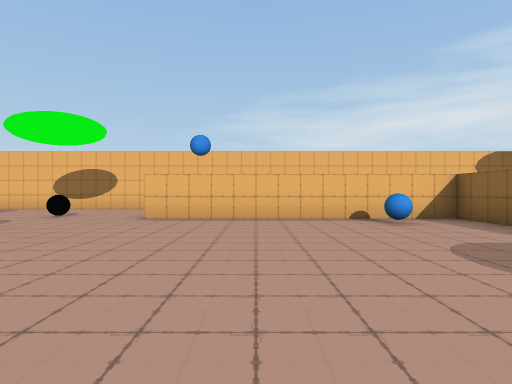
[1] (above)

23 first-person views from a walk through a 3-D level made in the Unity game engine. The camera is 1.2 m above the floor, looks level and sees 75° across. The floor is counted in squares, 2 m on a side. Each view is taken from the middle of a square. On the plan, view 1 faces up. The plan holds only what a view shows up to about 10 squares ahead; the rest is blank. The place goes on beyond the plan. The player character is not drawn.

[2]
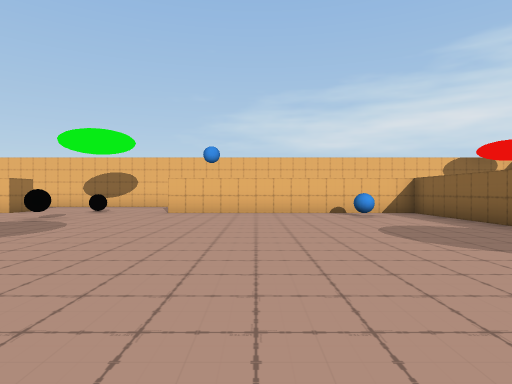

[3]
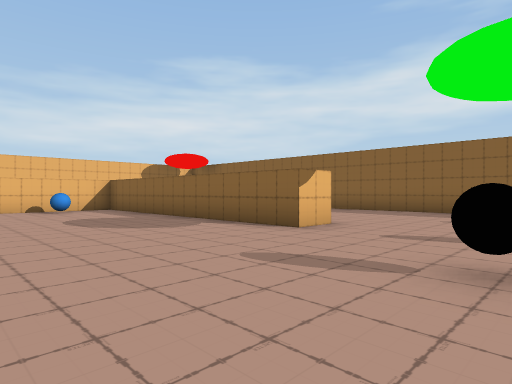

[4]
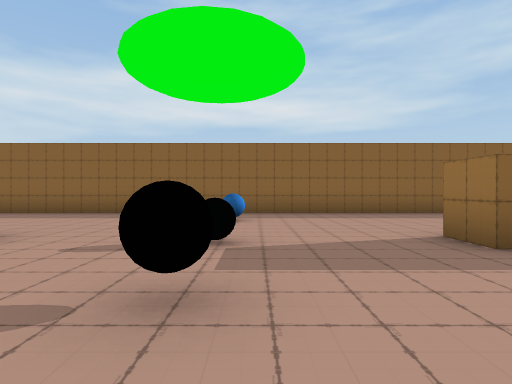

[5]
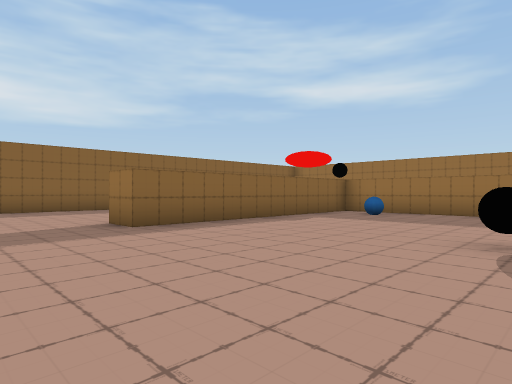

[6]
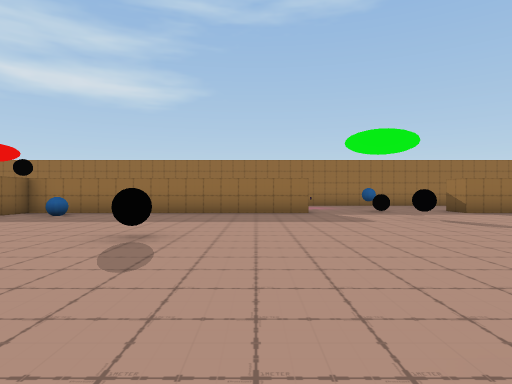

[7]
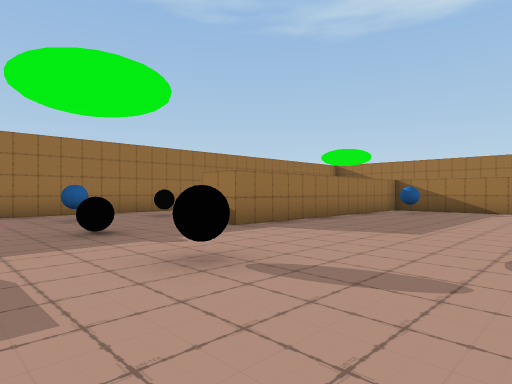

[8]
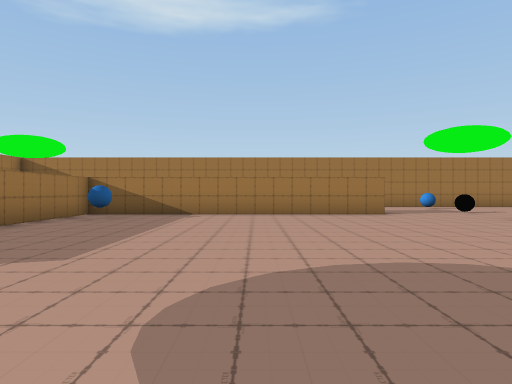

[9]
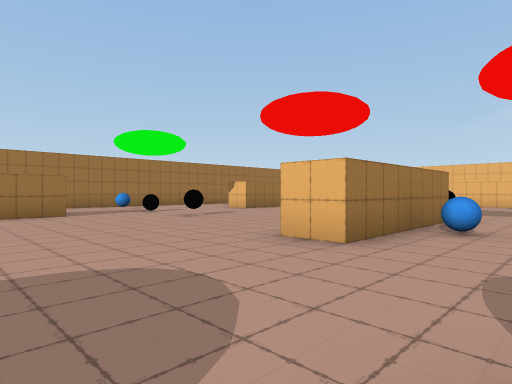

[10]
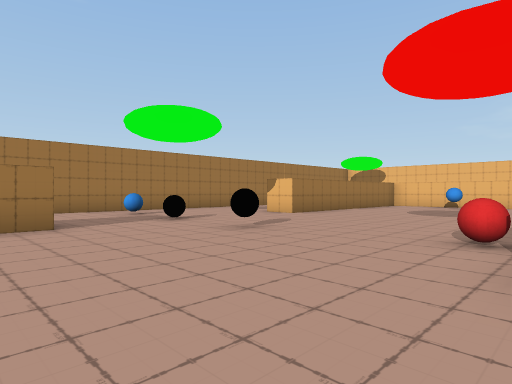

[11]
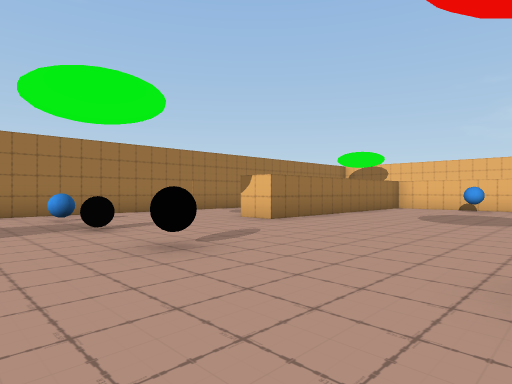

[12]
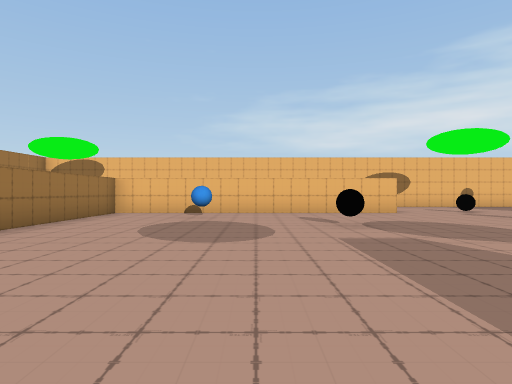

[13]
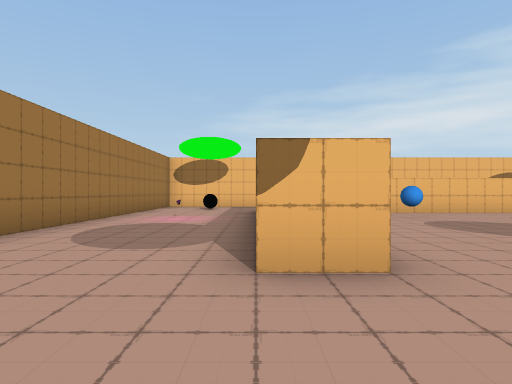

[14]
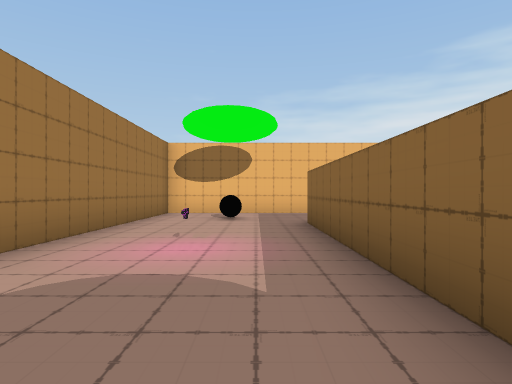

[15]
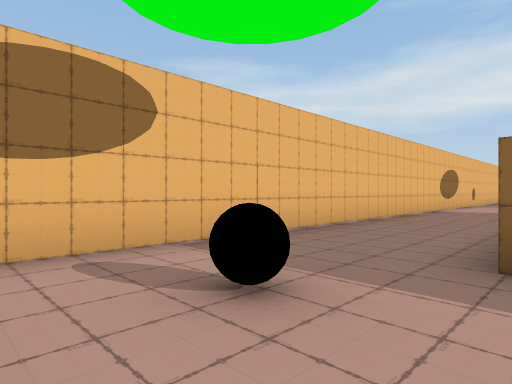

[16]
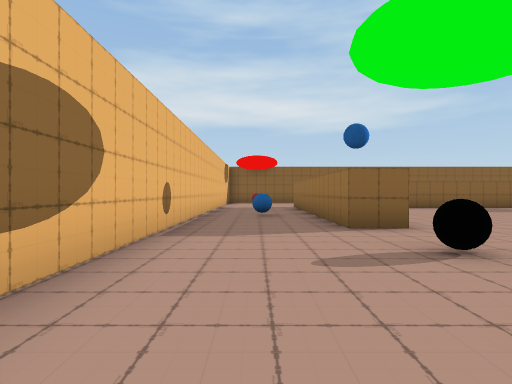

[17]
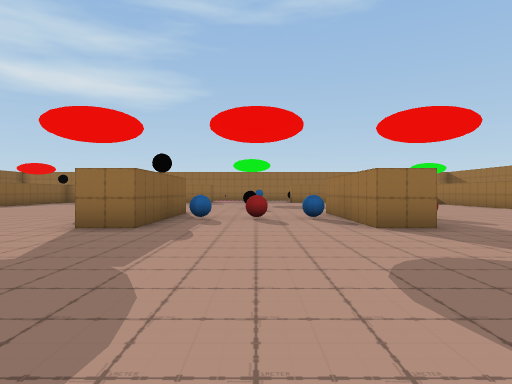

[18]
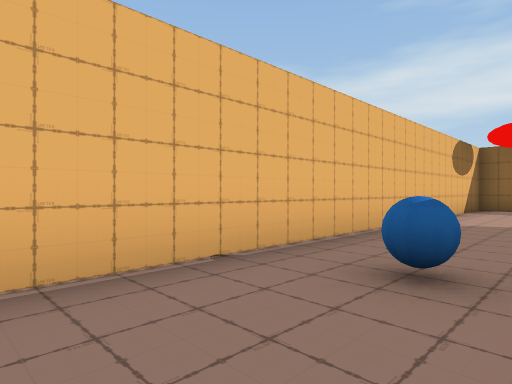

[19]
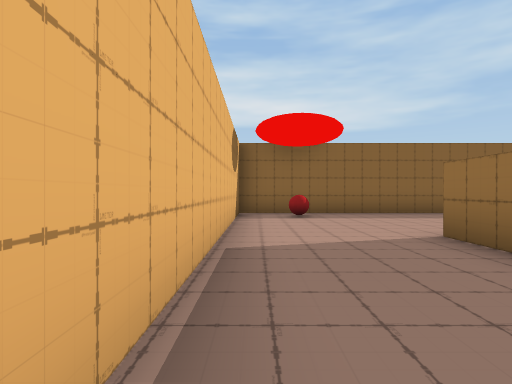

[20]
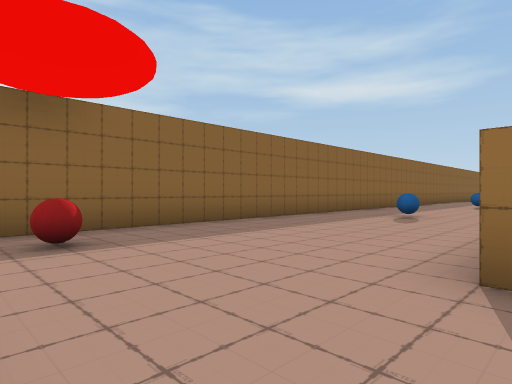

[21]
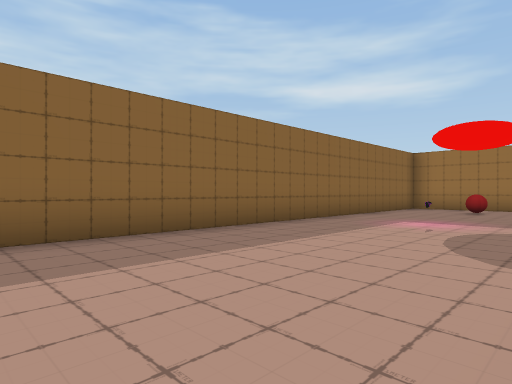

[22]
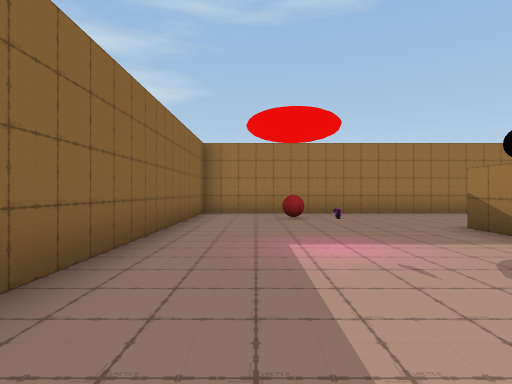

[23]
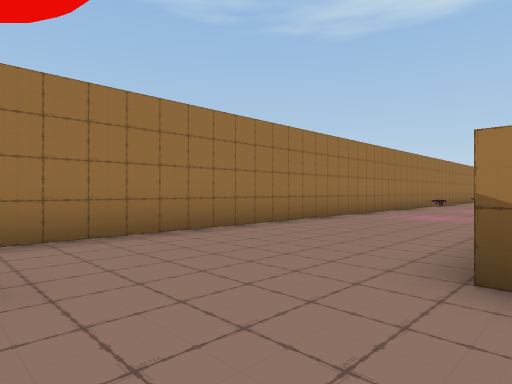

### Floor plan
Points are (right, up) in squares from view 1. A wall is a line through its corners. A room is listed if a view was taken in it or the views show most of it. See-through windows are left out.
Room 1 (views 1, 2, 3, 4, 5, 6, 7, 8, 9, 10, 11, 12, 13, 14, 15, 16, 17, 18, 19, 20, 21, 22, 23)
walls: (-4, -4.5) (-4, -0.5) (-3, -0.5); (-9, -0.5) (-8, -0.5) (-8, -4.5) (-9, -4.5); (-3.5, -13.5) (4.5, -13.5) (4.5, -6.5) (5.5, -6.5); (-15, -5.5) (-15, -13.5) (-8, -13.5) (-8, -14.6); (5.6, -0.5) (4.5, -0.5) (4.5, 7.5) (-2.5, 7.5) (-2.5, 8.5) (2, 8.5); (-7, 8) (-7, 7.5) (-15, 7.5) (-15, 0.5) (-16, 0.5); (-16, 3.2) (-16, 8.5); (5.5, -13.5) (5.5, -14.6); (-1.6, -18.5) (10.5, -18.5) (10.5, 11.5) (-6.1, 11.5); (-8.6, -18.5) (-5.3, -18.5); (-19.5, -0.3) (-19.5, -4.5); (4.2, 8.5) (5.5, 8.5); (-8.3, 11.5) (-19.5, 11.5) (-19.5, 2.5)
objects: other object (-18, -3); other object (-18, 6); other object (-18, 9); other object (-16, -3); other object (-13, -12); other object (-13, -3); other object (-12, 6); other object (-10, -3); other object (-9, 4); other object (-8, -17); other object (-7, -3); other object (-6, -16); other object (-6, -14); other object (-6, -11); other object (-6, -3); other object (-5, -3); other object (-5, 5); other object (-5, 8); other object (-2, -3); other object (0, -16); other object (0, -8); other object (1, 10); other object (3, -13); other object (3, -4); other object (3, 6); other object (5, -4); other object (8, -17); other object (8, -13); other object (8, -4); other object (8, 3); other object (9, 10)

Where each view was taken, in squares from view 1:
view 1: 0 up, 0 right, facing up
view 2: 2 down, 0 right, facing up
view 3: 4 down, 0 right, facing up-right
view 4: 4 down, 1 right, facing right
view 5: 4 down, 1 left, facing down-right
view 6: 4 down, 2 left, facing down
view 7: 9 down, 4 left, facing down-left
view 8: 9 down, 6 left, facing left
view 9: 8 down, 6 left, facing up-left
view 10: 7 down, 9 left, facing up-left
view 11: 5 down, 10 left, facing up-left
view 12: 2 down, 11 left, facing up
view 13: 2 down, 16 left, facing up
view 14: 2 up, 17 left, facing up
view 15: 8 up, 19 left, facing up-right
view 16: 10 up, 8 left, facing right
view 17: 5 up, 6 left, facing down
view 18: 9 up, 2 left, facing up-right
view 19: 11 up, 1 right, facing right
view 20: 11 up, 5 right, facing down-right
view 21: 6 down, 6 right, facing down-right
view 22: 9 down, 9 right, facing down
view 23: 14 down, 8 right, facing down-left
